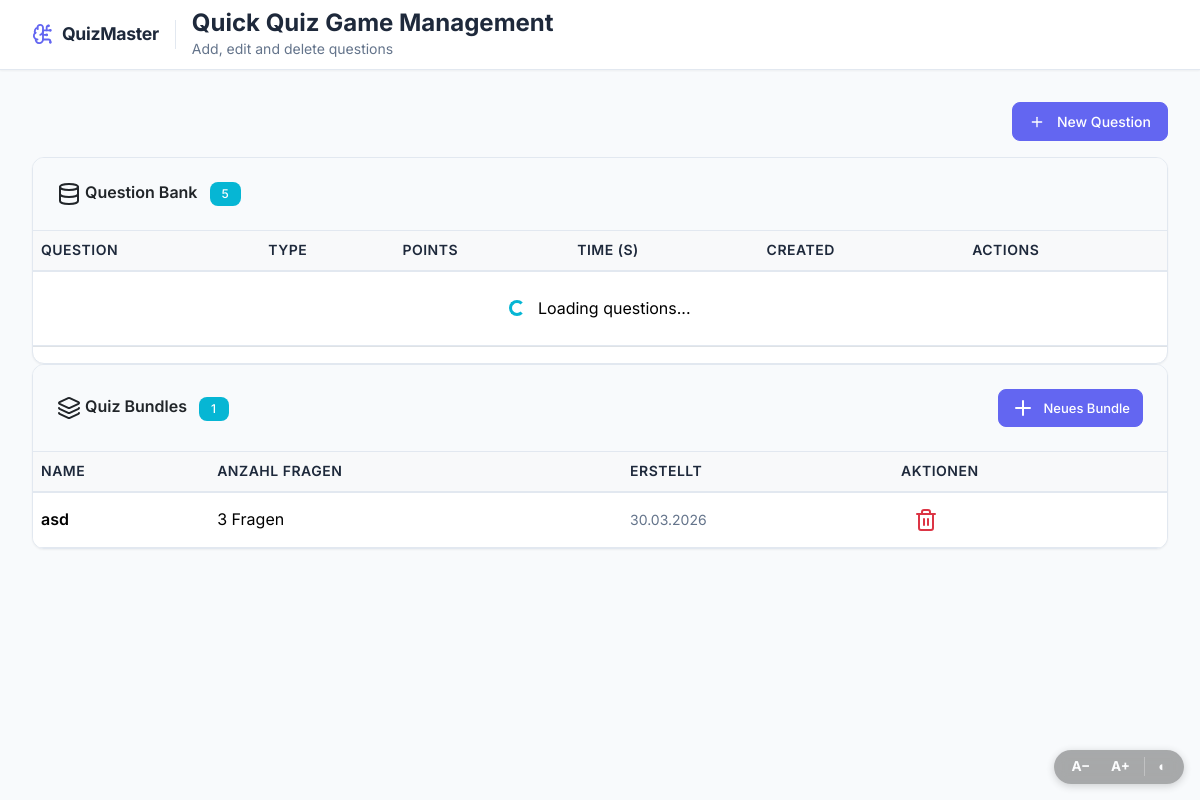
The page /admin-dashboard/quiz/ (signed in) on the database as committed earlier.
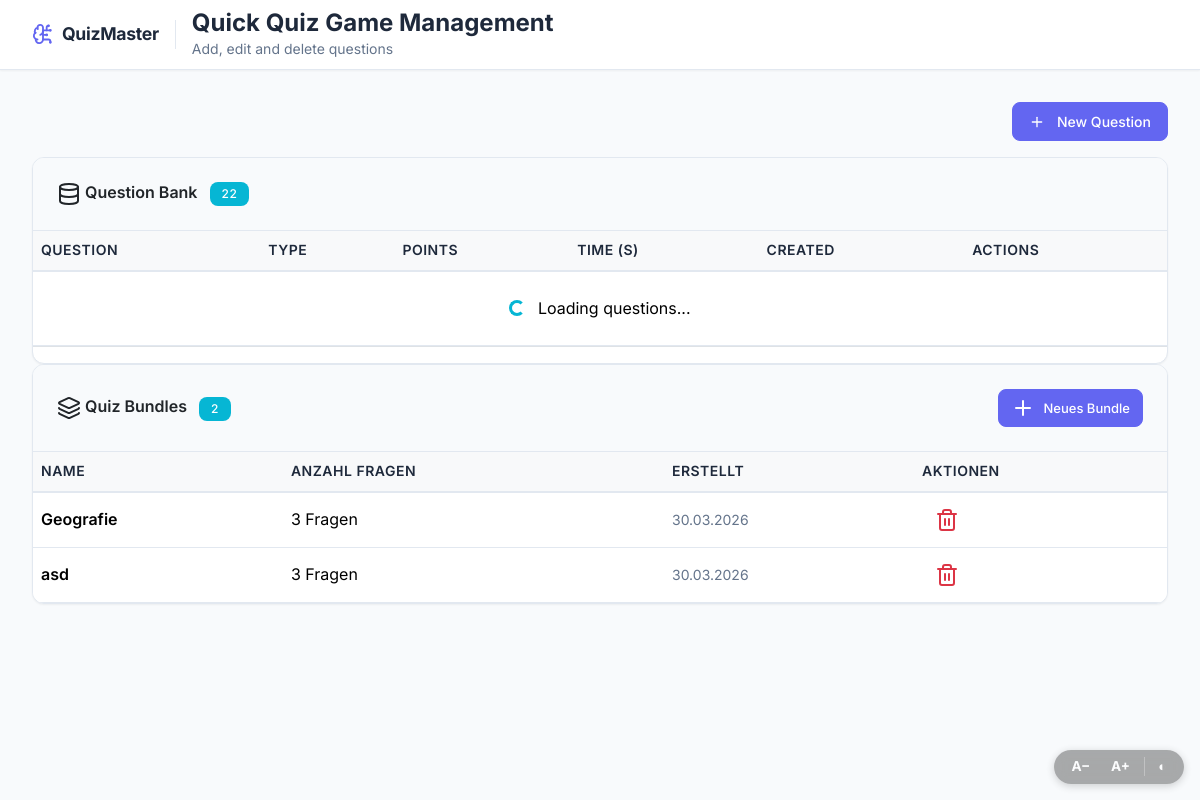
The same page on the database as committed later.
### QuizGame/models.py (models this page shows, shortened)
class QuizBundle(SyncBase):
    name = models.CharField(max_length=200)
    questions = models.ManyToManyField('QuizQuestion', blank=True, related_name='bundles')
    creator = models.ForeignKey(User, on_delete=models.CASCADE, related_name='quiz_bundles')
    created_at = models.DateTimeField(auto_now_add=True)
    class Meta:
        ordering = ['-created_at']

### admin_dashboard/views.py (the view)
# urls.py: path('quiz/', views.quiz_game_management, name='quiz_management'),
@admin_required
def quiz_game_management(request):
    quizzes = Quiz.objects.all().order_by('-created_at')
    total_questions = QuizQuestion.objects.filter(is_active=True).count()
    bundles = QuizBundle.objects.filter(creator=request.user).prefetch_related('questions')
    context = {
        'quizzes': quizzes,
        'total_questions': total_questions,
        'bundles': bundles,
    }
    return render(request, 'admin_dashboard/quiz_management.html', context)

### admin_dashboard/views.py (called while the page is built)
def is_admin(user):
    return user.is_authenticated and (user.is_staff or user.is_superuser)

### templates/admin_dashboard/quiz_management.html (shortened to what this page needs)
{% extends "admin_dashboard/base.html" %}
{% block page_title %}Quick Quiz Game Management{% endblock %}
{% block page_subtitle %}Add, edit and delete questions{% endblock %}
{% block content %}
<div class="quiz-management-content">
    <div class="d-flex justify-content-end mb-3">
        <button type="button" class="btn btn-primary" data-bs-toggle="modal" data-bs-target="#editQuestionModal" id="newQuestionBtn">
            <i data-lucide="plus" style="width:16px;height:16px;" class="me-1"></i> New Question
        </button>
    </div>
    <div class="card">
        <div class="card-header">
            <h5 class="card-title mb-0">
                <i data-lucide="database"></i>
                Question Bank
                <span class="badge bg-secondary ms-2" id="questionCountBadge">{{ total_questions }}</span>
            </h5>
        </div>
        <div class="card-body p-0">
            <div class="table-responsive">
                <table class="table table-hover mb-0">
                    <thead class="table-light">
                        <tr>
                            <th>Question</th>
                            <th>Type</th>
                            <th>Points</th>
                            <th>Time (s)</th>
                            <th>Created</th>
                            <th>Actions</th>
                        </tr>
                    </thead>
                    <tbody id="questionsTableBody">
                        <tr><td colspan="7" class="text-center py-4">
                            <div class="spinner-border spinner-border-sm text-secondary me-2" role="status"></div>
                            Loading questions...
                        </td></tr>
                    </tbody>
                </table>
            </div>
            <div class="d-flex justify-content-between align-items-center px-3 py-2 border-top">
            </div>
        </div>
    </div>
    <div class="card mb-4">
        <div class="card-header d-flex justify-content-between align-items-center">
            <h5 class="card-title mb-0">
                <i data-lucide="layers"></i>
                Quiz Bundles
                <span class="badge bg-secondary ms-2" id="bundleCountBadge">{{ bundles|length }}</span>
            </h5>
            <button type="button" class="btn btn-primary btn-sm" data-bs-toggle="modal" data-bs-target="#createBundleModal">
                <i data-lucide="plus"></i> Neues Bundle
            </button>
        </div>
        <div class="card-body p-0">
            <table class="table table-hover mb-0">
                <thead class="table-light">
                    <tr>
                        <th>Name</th>
                        <th>Anzahl Fragen</th>
                        <th>Erstellt</th>
                        <th>Aktionen</th>
                    </tr>
                </thead>
                <tbody id="bundleTableBody">
                    {% for bundle in bundles %}
                    <tr id="bundle-row-{{ bundle.id }}">
                        <td class="fw-semibold">{{ bundle.name }}</td>
                        <td>{{ bundle.questions.count }} Fragen</td>
                        <td class="text-muted small">{{ bundle.created_at|date:"d.m.Y" }}</td>
                        <td>
                            <button class="btn btn-sm btn-outline-danger delete-bundle-btn" data-bundle-id="{{ bundle.id }}" data-bundle-name="{{ bundle.name }}">
                                <i data-lucide="trash-2"></i>
                            </button>
                        </td>
                    </tr>
                    {% empty %}
                    <tr id="bundleEmptyRow">
                        <td colspan="4" class="text-center py-4 text-muted">Noch keine Bundles erstellt.</td>
                    </tr>
                    {% endfor %}
                </tbody>
            </table>
        </div>
    </div>
</div>
{% endblock %}

### templates/admin_dashboard/base.html (shortened to what this page needs)
{% load static %}
<!DOCTYPE html>
<html lang="en">
<head>
    <link href="https://cdn.jsdelivr.net/npm/bootstrap@5.3.2/dist/css/bootstrap.min.css" rel="stylesheet">
    <link rel="stylesheet" href="{% static 'theme.css' %}">
</head>
<body>
    <div class="admin-layout">
        <main class="main-content" id="mainContent">
            <header class="navbar-top">
                <div class="navbar-content">
                    <div class="navbar-left">
                        <a href="{% url 'admin_dashboard:home' %}" class="navbar-brand-link">
                            <i data-lucide="brain-circuit" class="navbar-brand-icon"></i>
                            <span class="navbar-brand-text">QuizMaster</span>
                        </a>
                        <div class="page-title">
                            <h1>{% block page_title %}Dashboard{% endblock %}</h1>
                            <p class="page-subtitle">{% block page_subtitle %}{% endblock %}</p>
                        </div>
                    </div>
                </div>
            </header>
            <div class="page-content">
                {% block content %}
                {% endblock %}
            </div>
        </main>
    </div>
    {% include 'includes/accessibility_widget.html' %}
</body>
</html>

### templates/includes/accessibility_widget.html (shortened to what this page needs)
<div id="a11y-bar" role="toolbar" aria-label="Barrierefreiheit">
  <button id="a11y-font-down" title="Schrift kleiner" aria-label="Schriftgröße verringern">A−</button>
  <button id="a11y-font-up"   title="Schrift größer"  aria-label="Schriftgröße vergrößern">A+</button>
  <button id="a11y-contrast-btn" title="Hoher Kontrast umschalten" aria-label="Hoher Kontrast umschalten" aria-pressed="false">◐</button>
</div>

### templates/admin_dashboard/quiz_management.html (style rules this page uses)
.badge { padding: 0.375rem 0.75rem; border-radius: var(--border-radius); font-weight: 500; font-size: 0.75rem; text-transform: uppercase; letter-spacing: 0.5px; }
.btn-sm { padding: 0.375rem 0.75rem; font-size: 0.8125rem; }
.table th { border-bottom: 2px solid var(--border-color); color: var(--text-primary); font-weight: 600; font-size: 0.875rem; text-transform: uppercase; letter-spacing: 0.5px; }
.table td { vertical-align: middle; border-bottom: 1px solid var(--border-color); }

### templates/admin_dashboard/base.html (style rules this page uses)
.admin-layout { min-height: 100vh; background-color: var(--bg-secondary); }
.main-content { display: flex; flex-direction: column; min-height: 100vh; }
.navbar-top { background-color: var(--bg-primary); border-bottom: 1px solid var(--border-color); padding: 0 var(--admin-content-padding); height: var(--navbar-height); display: flex; align-items: center; position: sticky; top: 0; z-index: 100; box-shadow: var(--shadow-sm); }
.navbar-content { display: flex; align-items: center; justify-content: space-between; width: 100%; }
.navbar-left { display: flex; align-items: center; gap: 1rem; }
.navbar-brand-link { display: flex; align-items: center; gap: 0.5rem; text-decoration: none; color: var(--text-primary); font-weight: 700; font-size: 1.1rem; white-space: nowrap; flex-shrink: 0; padding-right: 1rem; border-right: 1px solid var(--border-color); }
.navbar-brand-icon { width: 22px; height: 22px; color: var(--color-primary, #0d6efd); }
.navbar-brand-text { letter-spacing: -0.3px; }
.page-title h1 { font-size: 1.5rem; font-weight: 700; margin: 0; color: var(--text-primary); }
.page-subtitle { font-size: 0.875rem; color: var(--text-muted); margin: 0; }
.page-content { flex: 1; padding: var(--admin-content-padding); }
.page-content > * { animation: slideIn 0.4s ease-out; }

### templates/includes/accessibility_widget.html (style rules this page uses)
#a11y-bar { position: fixed; bottom: 1rem; right: 1rem; display: flex; align-items: center; gap: 0.2rem; background: rgba(25, 25, 25, 0.80); border-radius: 2rem; padding: 0.35rem 0.55rem; z-index: 99999; backdrop-filter: blur(6px); box-shadow: 0 2px 8px rgba(0,0,0,0.4); opacity: 0.45; transition: opacity 0.2s; }
#a11y-bar button { border: none; background: transparent; color: #fff; font-size: 0.85rem; font-weight: 700; padding: 0.3rem 0.55rem; border-radius: 1rem; cursor: pointer; line-height: 1; transition: background 0.15s; white-space: nowrap; }

Rows that differ between the two databases and show on the page:
added QuizBundle: name "Geografie", questions.count "3", created_at "30.03.2026"
Other text that changed with them:
{{ total_questions }}: "5" → "22"
{{ bundles|length }}: "1" → "2"
